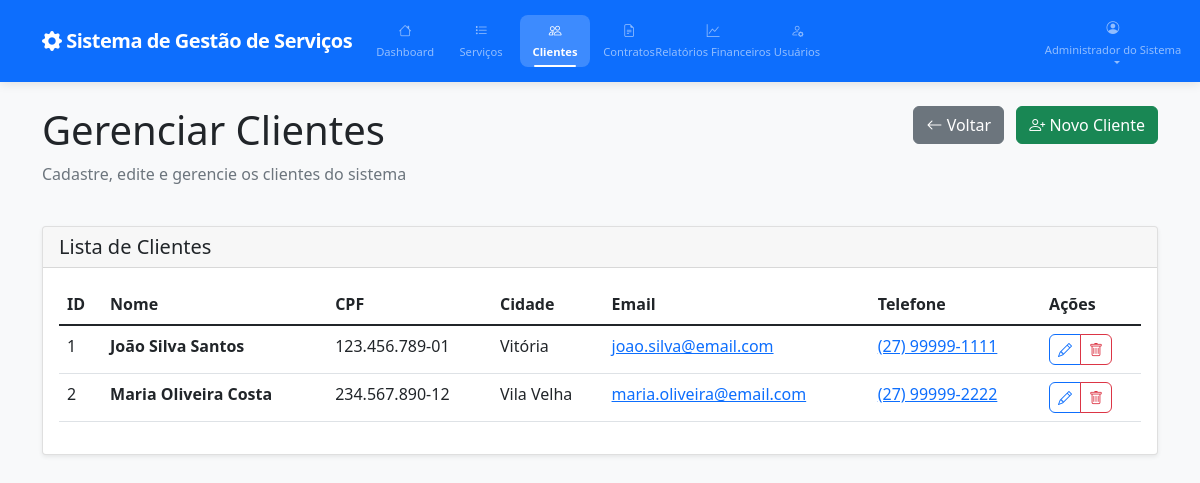
/admin/clientes/list.php (signed in), run on the app's committed database.
### tables this page shows
CREATE TABLE `clientes` (
    `id` int(11) NOT NULL AUTO_INCREMENT,
    `nome` varchar(100) NOT NULL,
    `cpf` varchar(14) NOT NULL,
    `cidade` varchar(50) NOT NULL,
    `email` varchar(100) NOT NULL,
    `telefone` varchar(20) DEFAULT NULL,
    `endereco` varchar(200) DEFAULT NULL,
    `senha` varchar(255) DEFAULT NULL COMMENT 'Senha opcional para checkout express',
    `remember_token` varchar(255) DEFAULT NULL,
    `ativo` tinyint(1) DEFAULT 1,
    `created_at` timestamp DEFAULT CURRENT_TIMESTAMP,
    `updated_at` timestamp DEFAULT CURRENT_TIMESTAMP ON UPDATE CURRENT_TIMESTAMP,
    PRIMARY KEY (`id`),
    UNIQUE KEY `cpf` (`cpf`),
    UNIQUE KEY `email` (`email`)
);

### shared/config/auth.php (called while the page is built, shortened)
<?php
class Auth
{
    public static function getUser(): ?array
    {
        return $_SESSION['user'] ?? null;
    }
}

### shared/config/db.php (called while the page is built, shortened)
<?php
class Database
{
    private static $instance = null;
    private $connection;
    private $host = 'localhost';
    private $database = 'trabalho_web';
    private $username = 'root';
    private $password = '';
    private $charset = 'utf8mb4';
    private $socket = '/Applications/XAMPP/xamppfiles/var/mysql/mysql.sock';
    private function __construct()
    {
        $dsn = "mysql:host={$this->host};dbname={$this->database};charset={$this->charset};unix_socket={$this->socket}";
        $options = [
            PDO::ATTR_ERRMODE => PDO::ERRMODE_EXCEPTION,
            PDO::ATTR_DEFAULT_FETCH_MODE => PDO::FETCH_ASSOC,
            PDO::ATTR_EMULATE_PREPARES => false,
        ];
        try {
            $this->connection = new PDO($dsn, $this->username, $this->password, $options);
        } catch (PDOException $e) {
            error_log("Database connection failed: " . $e->getMessage());
            throw new PDOException("Database connection failed");
        }
    }
    public static function getInstance(): Database
    {
        if (self::$instance === null) {
            self::$instance = new self();
        }
        return self::$instance;
    }
    public function getConnection(): PDO
    {
        return $this->connection;
    }
}

### shared/dao/ClienteDAO.php (called while the page is built, shortened)
<?php
require_once __DIR__ . '/../config/db.php';
class ClienteDAO
{
    private $db;
    public function __construct()
    {
        $this->db = Database::getInstance()->getConnection();
    }
    public function findAll(): array
    {
        try {
            $stmt = $this->db->prepare("
                SELECT id, nome, cpf, cidade, email, telefone, endereco, created_at
                FROM clientes
                ORDER BY nome
            ");
            $stmt->execute();
            return $stmt->fetchAll();
        } catch (PDOException $e) {
            error_log("Error fetching all clients: " . $e->getMessage());
            return [];
        }
    }
}

### admin/clientes/list.php (the view, shortened to what this page needs)
<?php
require_once '../../shared/config/auth.php';
require_once '../../shared/dao/ClienteDAO.php';
$clienteDAO = new ClienteDAO();
$user = Auth::getUser();
$clientes = $clienteDAO->findAll();
?>
<!DOCTYPE html>
<html lang="pt-BR">
<head>
    <link href="https://cdn.jsdelivr.net/npm/bootstrap@5.1.3/dist/css/bootstrap.min.css" rel="stylesheet">
    <link href="https://cdn.jsdelivr.net/npm/bootstrap-icons@1.8.1/font/bootstrap-icons.css" rel="stylesheet">
    <link rel="stylesheet" href="../../shared/assets/css/style.css">
</head>
<body>
    <nav class="navbar navbar-expand-lg navbar-dark bg-primary">
        <div class="container">
            <a class="navbar-brand" href="../dashboard.php">
                <i class="bi bi-gear-fill"></i> Sistema de Gestão de Serviços
            </a>
            <div class="collapse navbar-collapse" id="navbarNav">
                <ul class="navbar-nav me-auto">
                    <li class="nav-item">
                        <a class="nav-link" href="../dashboard.php">
                            <i class="bi bi-house"></i> Dashboard
                        </a>
                    </li>
                    <li class="nav-item">
                        <a class="nav-link" href="../servicos/list.php">
                            <i class="bi bi-list-task"></i> Serviços
                        </a>
                    </li>
                    <li class="nav-item">
                        <a class="nav-link active" href="list.php">
                            <i class="bi bi-people"></i> Clientes
                        </a>
                    </li>
                    <li class="nav-item">
                        <a class="nav-link" href="../contratacao/listar.php">
                            <i class="bi bi-file-earmark-text"></i> Contratos
                        </a>
                    </li>
                    <li class="nav-item">
                        <a class="nav-link" href="../relatorios/financeiro.php">
                            <i class="bi bi-graph-up"></i> Relatórios Financeiros
                        </a>
                    </li>
                    <li class="nav-item">
                        <a class="nav-link" href="../usuarios/list.php">
                            <i class="bi bi-person-gear"></i> Usuários
                        </a>
                    </li>
                </ul>
                <ul class="navbar-nav">
                    <li class="nav-item dropdown">
                        <a class="nav-link dropdown-toggle" href="#" id="navbarDropdown" role="button" data-bs-toggle="dropdown">
                            <i class="bi bi-person-circle"></i> <?= htmlspecialchars($user['nome']) ?>
                        </a>
                    </li>
                </ul>
            </div>
        </div>
    </nav>
    <div class="container mt-4">
        <div class="row mb-4">
            <div class="col-md-6">
                <h1>Gerenciar Clientes</h1>
                <p class="text-muted">Cadastre, edite e gerencie os clientes do sistema</p>
            </div>
            <div class="col-md-6 text-end">
                <a href="../dashboard.php" class="btn btn-secondary me-2">
                    <i class="bi bi-arrow-left"></i> Voltar
                </a>
                <a href="form.php" class="btn btn-success">
                    <i class="bi bi-person-plus"></i> Novo Cliente
                </a>
            </div>
        </div>
        <div class="card">
            <div class="card-header">
                <h5 class="mb-0">Lista de Clientes</h5>
            </div>
            <div class="card-body">
                <?php if (empty($clientes)): ?>
                    <div class="text-center py-4">
                        <i class="bi bi-person-x" style="font-size: 3rem; color: #ccc;"></i>
                        <h5 class="mt-3">Nenhum cliente cadastrado</h5>
                        <p class="text-muted">Clique em "Novo Cliente" para começar</p>
                        <a href="form.php" class="btn btn-success">
                            <i class="bi bi-person-plus"></i> Cadastrar Primeiro Cliente
                        </a>
                    </div>
                <?php else: ?>
                    <div class="table-responsive">
                        <table class="table table-hover">
                            <thead>
                                <tr>
                                    <th>ID</th>
                                    <th>Nome</th>
                                    <th>CPF</th>
                                    <th>Cidade</th>
                                    <th>Email</th>
                                    <th>Telefone</th>
                                    <th>Ações</th>
                                </tr>
                            </thead>
                            <tbody>
                                <?php foreach ($clientes as $cliente): ?>
                                    <tr>
                                        <td><?= $cliente['id'] ?></td>
                                        <td>
                                            <strong><?= htmlspecialchars($cliente['nome']) ?></strong>
                                        </td>
                                        <td><?= htmlspecialchars($cliente['cpf']) ?></td>
                                        <td><?= htmlspecialchars($cliente['cidade']) ?></td>
                                        <td>
                                            <a href="mailto:<?= htmlspecialchars($cliente['email']) ?>">
                                                <?= htmlspecialchars($cliente['email']) ?>
                                            </a>
                                        </td>
                                        <td>
                                            <?php if ($cliente['telefone']): ?>
                                                <a href="tel:<?= htmlspecialchars($cliente['telefone']) ?>">
                                                    <?= htmlspecialchars($cliente['telefone']) ?>
                                                </a>
                                            <?php else: ?>
                                                <span class="text-muted">-</span>
                                            <?php endif; ?>
                                        </td>
                                        <td>
                                            <div class="btn-group" role="group">
                                                <a href="form.php?id=<?= $cliente['id'] ?>" class="btn btn-sm btn-outline-primary"
                                                    data-bs-toggle="tooltip" title="Editar">
                                                    <i class="bi bi-pencil"></i>
                                                </a>
                                                <button type="button" class="btn btn-sm btn-outline-danger"
                                                    onclick="deleteClient(<?= $cliente['id'] ?>, '<?= htmlspecialchars($cliente['nome']) ?>')"
                                                    data-bs-toggle="tooltip" title="Excluir">
                                                    <i class="bi bi-trash"></i>
                                                </button>
                                            </div>
                                        </td>
                                    </tr>
                                <?php endforeach; ?>
                            </tbody>
                        </table>
                    </div>
                <?php endif; ?>
            </div>
        </div>
    </div>
</body>
</html>

### shared/assets/css/style.css (style rules this page uses)
:root { --primary-color: #0d6efd; --secondary-color: #6c757d; --success-color: #198754; --danger-color: #dc3545; --warning-color: #ffc107; --info-color: #0dcaf0; --light-color: #f8f9fa; --dark-color: #212529; }
body { font-family: 'Segoe UI', Tahoma, Geneva, Verdana, sans-serif; background-color: var(--light-color); }
.navbar { box-shadow: 0 2px 10px rgba(0, 0, 0, 0.1); padding: 0.75rem 0; }
.navbar-brand { font-weight: 700; font-size: 1.25rem; letter-spacing: -0.5px; padding: 0.5rem 0; }
.navbar-nav { align-items: center; gap: 0.25rem; flex-wrap: nowrap; }
.navbar-nav .nav-item { margin: 0; flex-shrink: 0; }
.navbar-nav .nav-link { font-size: 0.75rem; font-weight: 500; padding: 0.5rem 0.6rem; border-radius: 0.5rem; transition: all 0.3s ease; text-align: center; min-width: 80px; max-width: 100px; display: flex; flex-direction: column; align-items: center; gap: 0.15rem; white-space: nowrap; }
.navbar-nav .nav-link i { font-size: 0.9rem; margin-bottom: 0.1rem; transition: transform 0.3s ease; }
.navbar-nav .nav-link.active { background-color: rgba(255, 255, 255, 0.2); font-weight: 600; position: relative; }
.navbar-nav .nav-link.active::after { content: ''; position: absolute; bottom: 0; left: 50%; transform: translateX(-50%); width: 60%; height: 2px; background-color: #fff; border-radius: 1px; }
.navbar-nav:last-child { margin-left: auto; }
.navbar-nav .dropdown-toggle::after { margin-left: 0.5rem; transition: transform 0.3s ease; }
@media (max-width: 1200px) { .navbar-nav .nav-link { min-width: 70px; max-width: 90px; font-size: 0.7rem; padding: 0.4rem 0.5rem; } }
@media (max-width: 1200px) { .navbar-nav .nav-link i { font-size: 0.8rem; } }
.navbar-brand { font-weight: bold; }
.card { box-shadow: 0 0.125rem 0.25rem rgba(0, 0, 0, 0.075); border: 1px solid rgba(0, 0, 0, 0.125); }
.btn { border-radius: 0.375rem; }
.table { background-color: white; }

### data on the page
clientes: id "1", nome "João Silva Santos", cpf "123.456.789-01", cidade "Vitória", email "joao.silva@email.com", telefone "(27) 99999-1111"
clientes: id "2", nome "Maria Oliveira Costa", cpf "234.567.890-12", cidade "Vila Velha", email "maria.oliveira@email.com", telefone "(27) 99999-2222"

### other printed values
$user['nome'] "Administrador do Sistema"
